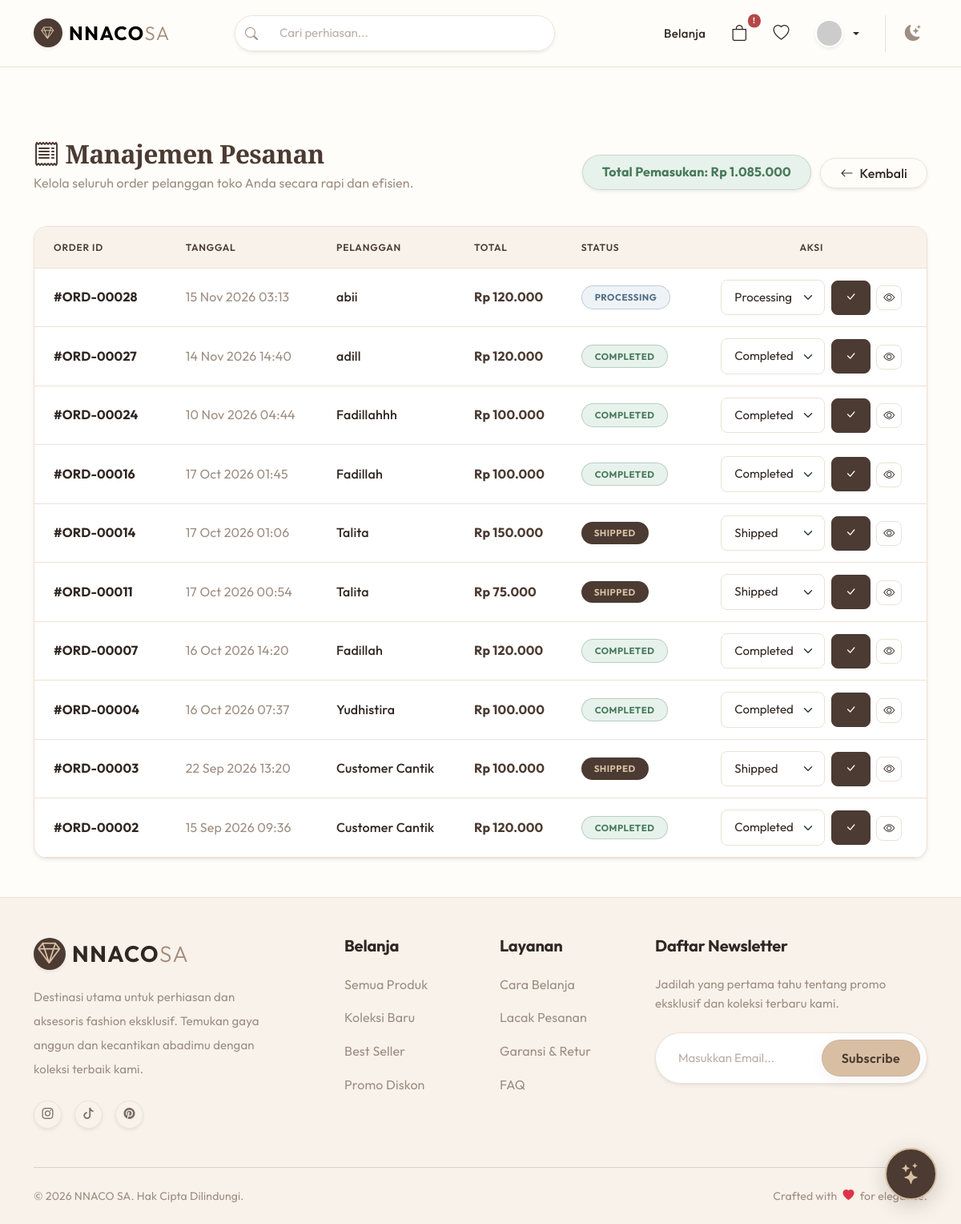
/public/adminorder (signed in), run on the app's committed database.
### tables this page shows
CREATE TABLE `orders` (
  `id` int(11) NOT NULL AUTO_INCREMENT,
  `user_id` int(11) NOT NULL,
  `phone` varchar(25) DEFAULT NULL,
  `coupon_id` int(11) DEFAULT NULL,
  `total_amount` decimal(10,2) NOT NULL,
  `status` enum('pending','processing','shipped','completed','cancelled') NOT NULL DEFAULT 'pending',
  `shipping_address` text NOT NULL,
  `created_at` timestamp NOT NULL DEFAULT current_timestamp(),
  PRIMARY KEY (`id`),
  KEY `user_id` (`user_id`),
  KEY `coupon_id` (`coupon_id`),
  CONSTRAINT `orders_ibfk_1` FOREIGN KEY (`user_id`) REFERENCES `users` (`id`),
  CONSTRAINT `orders_ibfk_2` FOREIGN KEY (`coupon_id`) REFERENCES `coupons` (`id`) ON DELETE SET NULL
);

CREATE TABLE `users` (
  `id` int(11) NOT NULL AUTO_INCREMENT,
  `role_id` int(11) NOT NULL,
  `name` varchar(100) NOT NULL,
  `email` varchar(100) DEFAULT NULL,
  `phone` varchar(20) DEFAULT NULL,
  `is_phone_verified` tinyint(1) DEFAULT 0,
  `password` varchar(255) DEFAULT NULL,
  `created_at` timestamp NOT NULL DEFAULT current_timestamp(),
  PRIMARY KEY (`id`),
  UNIQUE KEY `email` (`email`),
  UNIQUE KEY `phone` (`phone`),
  KEY `role_id` (`role_id`),
  CONSTRAINT `users_ibfk_1` FOREIGN KEY (`role_id`) REFERENCES `roles` (`id`)
);

### app/controllers/AdminorderController.php (called while the page is built, shortened)
<?php
class AdminorderController extends Controller {
    public function index() {
        $data['title'] = 'Manajemen Pesanan';
        $limit = 10;
        $page = isset($_GET['page']) ? (int)$_GET['page'] : 1;
        $offset = ($page - 1) * $limit;
        $db = new Database();
        $query = "SELECT o.*, u.name as customer_name FROM orders o JOIN users u ON o.user_id = u.id WHERE 1=1 ";
        $query .= "ORDER BY o.created_at DESC LIMIT :limit OFFSET :offset";
        $db->query($query);
        $db->bind('limit', $limit, PDO::PARAM_INT);
        $db->bind('offset', $offset, PDO::PARAM_INT);
        $data['orders'] = $db->resultSet();
        $db->query("SELECT SUM(total_amount) as total_income FROM orders WHERE status IN ('completed', 'shipped')");
        $data['total_income'] = $db->single()['total_income'] ?? 0;
        $countQuery = "SELECT COUNT(*) as total FROM orders WHERE 1=1 ";
        $db->query($countQuery);
        $total = $db->single()['total'];
        $data['total_pages'] = ceil($total / $limit);
        $data['current_page'] = $page;
        $this->view('adminorder/index', $data);
    }
}

### app/core/App.php (called while the page is built, shortened)
<?php
class App {
    protected $method = 'index';
    protected $params = [];
    public function __construct() {
        $url = $this->parseURL();
        if(isset($url[0])) {
            $controllerName = ucfirst($url[0]) . 'Controller';
            if(file_exists('../app/controllers/' . $controllerName . '.php')) {
                $this->controller = $controllerName;
            } else {
                $this->pageNotFound();
                return;
            }
        }
        $this->controller = new $this->controller;
        call_user_func_array([$this->controller, $this->method], $this->params);
    }
    public function parseURL() {
        if(isset($_GET['url'])) {
            $url = rtrim($_GET['url'], '/');
            $url = filter_var($url, FILTER_SANITIZE_URL);
            $url = explode('/', $url);
            return $url;
        }
        return [];
    }
}

### public/index.php (called while the page is built, shortened)
<?php
$app = new App();

### app/core/Database.php (called while the page is built, shortened)
<?php
class Database {
    private $host = DB_HOST;
    private $user = DB_USER;
    private $pass = DB_PASS;
    private $db_name = DB_NAME;
    private $dbh;
    private $stmt;
    public function __construct() {
        $dsn = 'mysql:host=' . $this->host . ';dbname=' . $this->db_name;
        $option = [
            PDO::ATTR_PERSISTENT => false,
            PDO::ATTR_ERRMODE => PDO::ERRMODE_EXCEPTION,
            PDO::ATTR_TIMEOUT => 5
        ];
        try {
            $this->dbh = new PDO($dsn, $this->user, $this->pass, $option);
        } catch(PDOException $e) {
            if ($e->getCode() == 1049 || strpos($e->getMessage(), '1049') !== false) {
                if (file_exists('../app/views/error/db_error.php')) {
                    require_once '../app/views/error/db_error.php';
                    exit;
                }
            }
            die("Database Connection Error: Pastikan service MySQL menyala dan kredensial benar.");
        }
    }
    public function query($query) {
        $this->stmt = $this->dbh->prepare($query);
    }
    public function bind($param, $value, $type = null) {
        $this->stmt->bindValue($param, $value, $type);
    }
    public function execute() {
        return $this->stmt->execute();
    }
    public function resultSet() {
        $this->execute();
        return $this->stmt->fetchAll(PDO::FETCH_ASSOC);
    }
}

### app/middleware/RoleMiddleware.php (called while the page is built, shortened)
<?php
class RoleMiddleware {
    public static function check($allowedRoles = []) {
        $userRole = $_SESSION['user_role'] ?? '';
    }
}

### app/core/Security.php (called while the page is built, shortened)
<?php
class Security {
    public static function escape($string) {
        return htmlspecialchars($string, ENT_QUOTES, 'UTF-8');
    }
}

### app/views/adminorder/index.php (the view, shortened to what this page needs)
<div class="container mt-5 pt-4 min-vh-100">
    <div class="row align-items-center mb-4">
        <div class="col-md-6">
            <h2 class="fw-bold mb-0" style="color:var(--color-primary);"><i class="bi bi-receipt me-2"></i>Manajemen Pesanan</h2>
            <p class="text-muted mt-1">Kelola seluruh order pelanggan toko Anda secara rapi dan efisien.</p>
        </div>
        <div class="col-md-6 text-md-end">
            <div class="d-inline-block fw-bold px-4 py-2 rounded-pill shadow-sm mb-3 mb-md-0 me-2 border" style="background:var(--color-success-soft); color:var(--color-success); border-color:rgba(71,122,91,0.2) !important;">
                Total Pemasukan: Rp <?= number_format($data['total_income'] ?? 0, 0, ',', '.'); ?>
            </div>
            <a href="<?= BASEURL; ?>/dashboard" class="btn btn-outline-dark rounded-pill px-4 shadow-sm">
                <i class="bi bi-arrow-left me-2"></i>Kembali
            </a>
        </div>
    </div>
    <div class="card card-soft border shadow-sm rounded-4 overflow-hidden mb-5" style="background:var(--color-surface); border-color:var(--color-border) !important;">
        <div class="card-body p-0">
            <div class="table-responsive">
                <table class="table table-hover align-middle mb-0">
                    <thead class="table-light">
                        <tr>
                            <th class="py-3 px-4">Order ID</th>
                            <th class="py-3">Tanggal</th>
                            <th class="py-3">Pelanggan</th>
                            <th class="py-3">Total</th>
                            <th class="py-3">Status</th>
                            <th class="py-3 text-center">Aksi</th>
                        </tr>
                    </thead>
                    <tbody>
                        <?php if(empty($data['orders'])): ?>
                        <tr>
                            <td colspan="6" class="text-center py-5 text-muted">
                                <i class="bi bi-inbox fs-1 d-block mb-3 opacity-25"></i>
                                Belum ada pesanan yang masuk.
                            </td>
                        </tr>
                        <?php else: ?>
                            <?php foreach($data['orders'] as $order): ?>
                            <tr>
                                <td class="px-4 fw-bold" style="color:var(--color-text);">#ORD-<?= str_pad($order['id'], 5, '0', STR_PAD_LEFT); ?></td>
                                <td class="text-muted"><?= date('d M Y H:i', strtotime($order['created_at'])); ?></td>
                                <td class="fw-medium" style="color:var(--color-text);"><?= Security::escape($order['customer_name']); ?></td>
                                <td class="fw-bold fs-6" style="color:var(--color-primary);">Rp <?= number_format($order['total_amount'], 0, ',', '.'); ?></td>
                                <td>
                                    <?php
                                        $st = strtolower($order['status']);
                                        $badgeStyle = 'background:var(--color-taupe); color:#fff;';
                                        if ($st == 'pending') $badgeStyle = 'background:var(--color-warning-soft); color:var(--color-warning); border:1px solid rgba(166,106,32,0.3);';
                                        elseif ($st == 'processing' || $st == 'paid') $badgeStyle = 'background:var(--color-info-soft); color:var(--color-info); border:1px solid rgba(82,109,130,0.3);';
                                        elseif ($st == 'shipped') $badgeStyle = 'background:var(--color-primary); color:var(--color-accent);';
                                        elseif ($st == 'completed' || $st == 'delivered') $badgeStyle = 'background:var(--color-success-soft); color:var(--color-success); border:1px solid rgba(71,122,91,0.3);';
                                        elseif ($st == 'cancelled') $badgeStyle = 'background:var(--color-danger-soft); color:var(--color-danger); border:1px solid rgba(181,71,71,0.3);';
                                    ?>
                                    <span class="badge rounded-pill px-3 py-2 text-uppercase" style="font-size:11.5px; letter-spacing:0.5px; <?= $badgeStyle; ?>">
                                        <?= strtoupper($order['status']); ?>
                                    </span>
                                </td>
                                <td class="text-center">
                                    <?php if(in_array($_SESSION['user_role'], ['admin', 'operator'])): ?>
                                    <form action="<?= BASEURL; ?>/adminorder/update_status" method="POST" class="d-inline-flex gap-2 align-items-center">
                                        <select name="status" class="form-select form-select-sm shadow-none rounded-3" style="width: 130px; border-color:var(--color-border);">
                                            <option value="processing" <?= $order['status'] == 'processing' ? 'selected' : ''; ?>>Processing</option>
                                            <option value="shipped" <?= $order['status'] == 'shipped' ? 'selected' : ''; ?>>Shipped</option>
                                            <option value="completed" <?= $order['status'] == 'completed' ? 'selected' : ''; ?>>Completed</option>
                                        </select>
                                        <button type="submit" class="btn btn-primary btn-sm rounded-3 px-3 shadow-none" title="Simpan Perubahan"><i class="bi bi-check-lg"></i></button>
                                    </form>
                                    <?php else: ?>
                                    <span class="text-muted fst-italic small">Read Only</span>
                                    <?php endif; ?>
                                    <a href="<?= BASEURL; ?>/adminorder/detail/<?= $order['id']; ?>" class="btn btn-outline-dark btn-sm rounded-3 ms-1" title="Lihat Detail Pesanan"><i class="bi bi-eye"></i></a>
                                </td>
                            </tr>
                            <?php endforeach; ?>
                        <?php endif; ?>
                    </tbody>
                </table>
            </div>
        </div>
    </div>
</div>

### public/css/style.css (style rules this page uses)
:root { --color-background: #FFFDF9; --color-surface: #FFFFFF; --color-surface-soft: #F8F2EB; --color-border: #EDE1D5; --color-border-subtle: #F4ECE4; --color-primary: #4B3B32; --color-primary-hover: #302722; --color-accent: #D8BFA3; --color-accent-hover: #C9AE90; --color-accent-soft: #F4EBE2; --color-taupe: #A58C78; --color-taupe-light: #C2B0A1; --color-text: #302722; --color-text-secondary: #786B62; --color-text-muted: #9E8E82; --color-text-inverse: #FFFFFF; --color-success: #477A5B; --color-success-soft: #E8F2EC; --color-warning: #A66A20; --color-warning-soft: #FAF2E6; --color-danger: #B54747; --color-danger-soft: #FAECEC; --color-info: #526D82; --color-info-soft: #EEF3F7; --radius-sm: 6px; --radius-md: 12px; --radius-lg: 18px; --radius-xl: 24px; --radius-pill: 50px; --shadow-soft: 0 4px 18px rgba(75, 59, 50, 0.06); --shadow-hover: 0 12px 28px rgba(75, 59, 50, 0.12); --shadow-elevated: 0 18px 40px rgba(75, 59, 50, 0.15); --transition: all 0.3s cubic-bezier(0.25, 0.8, 0.25, 1); --primary: var(--color-primary); --secondary: var(--color-accent-soft); --accent: var(--color-accent); --bg-color: var(--color-background); --surface: var(--color-surface); --success: var(--color-success); --text-main: var(--color-text); --text-muted: var(--color-text-secondary); --border-radius: var(--radius-lg); }
body { background-color: var(--color-background); color: var(--color-text); font-family: 'Outfit', -apple-system, BlinkMacSystemFont, "Segoe UI", Roboto, sans-serif; line-height: 1.6; letter-spacing: 0.01em; transition: background-color 0.3s ease, color 0.3s ease; -webkit-font-smoothing: antialiased; -moz-osx-font-smoothing: grayscale; }
h1, h2, h3, .editorial-heading { font-family: 'Cormorant Garamond', 'Outfit', Georgia, serif; font-weight: 600; color: var(--color-text); letter-spacing: -0.02em; line-height: 1.25; }
.text-muted { color: var(--color-text-muted) !important; }
.btn-primary { background-color: var(--color-primary); border-color: var(--color-primary); color: var(--color-text-inverse); font-weight: 600; padding: 10px 24px; border-radius: var(--radius-pill); box-shadow: 0 4px 14px rgba(75, 59, 50, 0.15); transition: var(--transition); letter-spacing: 0.3px; }
.btn-outline-dark { border: 1.5px solid var(--color-border); color: var(--color-text); background: transparent; font-weight: 500; border-radius: var(--radius-pill); transition: var(--transition); }
.card-soft { background-color: var(--color-surface); border: 1px solid var(--color-border); border-radius: var(--radius-lg); box-shadow: var(--shadow-soft); transition: var(--transition); overflow: hidden; }
.card { background-color: var(--color-surface); color: var(--color-text); border-color: var(--color-border); transition: var(--transition); }
.form-control, .form-select { background-color: var(--color-surface); color: var(--color-text); border: 1px solid var(--color-border); border-radius: var(--radius-sm); padding: 10px 16px; font-size: 15px; transition: var(--transition); }
.table { color: var(--color-text); border-color: var(--color-border); }
.table > :not(caption) > * > * { background-color: transparent; border-bottom: 1px solid var(--color-border); padding: 14px 16px; vertical-align: middle; }
.table-light, thead.table-light, thead.table-light th { background-color: var(--color-surface-soft) !important; color: var(--color-primary) !important; border-color: var(--color-border) !important; font-weight: 600; text-transform: uppercase; font-size: 12px; letter-spacing: 0.8px; }

### data on the page
orders: id "00028", created_at "15 Nov 2026 03:13", user.name "abii", total_amount "120.000", status "PROCESSING", status "Processing"
orders: id "00027", created_at "14 Nov 2026 14:40", user.name "adill", total_amount "120.000", status "COMPLETED", status "Completed"
orders: id "00024", created_at "10 Nov 2026 04:44", user.name "Fadillahhh", total_amount "100.000", status "COMPLETED", status "Completed"
orders: id "00016", created_at "17 Oct 2026 01:45", user.name "Fadillah", total_amount "100.000", status "COMPLETED", status "Completed"
orders: id "00014", created_at "17 Oct 2026 01:06", user.name "Talita", total_amount "150.000", status "SHIPPED", status "Shipped"
orders: id "00011", created_at "17 Oct 2026 00:54", user.name "Talita", total_amount "75.000", status "SHIPPED", status "Shipped"
orders: id "00007", created_at "16 Oct 2026 14:20", user.name "Fadillah", total_amount "120.000", status "COMPLETED", status "Completed"
orders: id "00004", created_at "16 Oct 2026 07:37", user.name "Yudhistira", total_amount "100.000", status "COMPLETED", status "Completed"
orders: id "00003", created_at "22 Sep 2026 13:20", user.name "Customer Cantik", total_amount "100.000", status "SHIPPED", status "Shipped"
orders: id "00002", created_at "15 Sep 2026 09:36", user.name "Customer Cantik", total_amount "120.000", status "COMPLETED", status "Completed"

### other printed values
$data['total_income'] "1.085.000"
